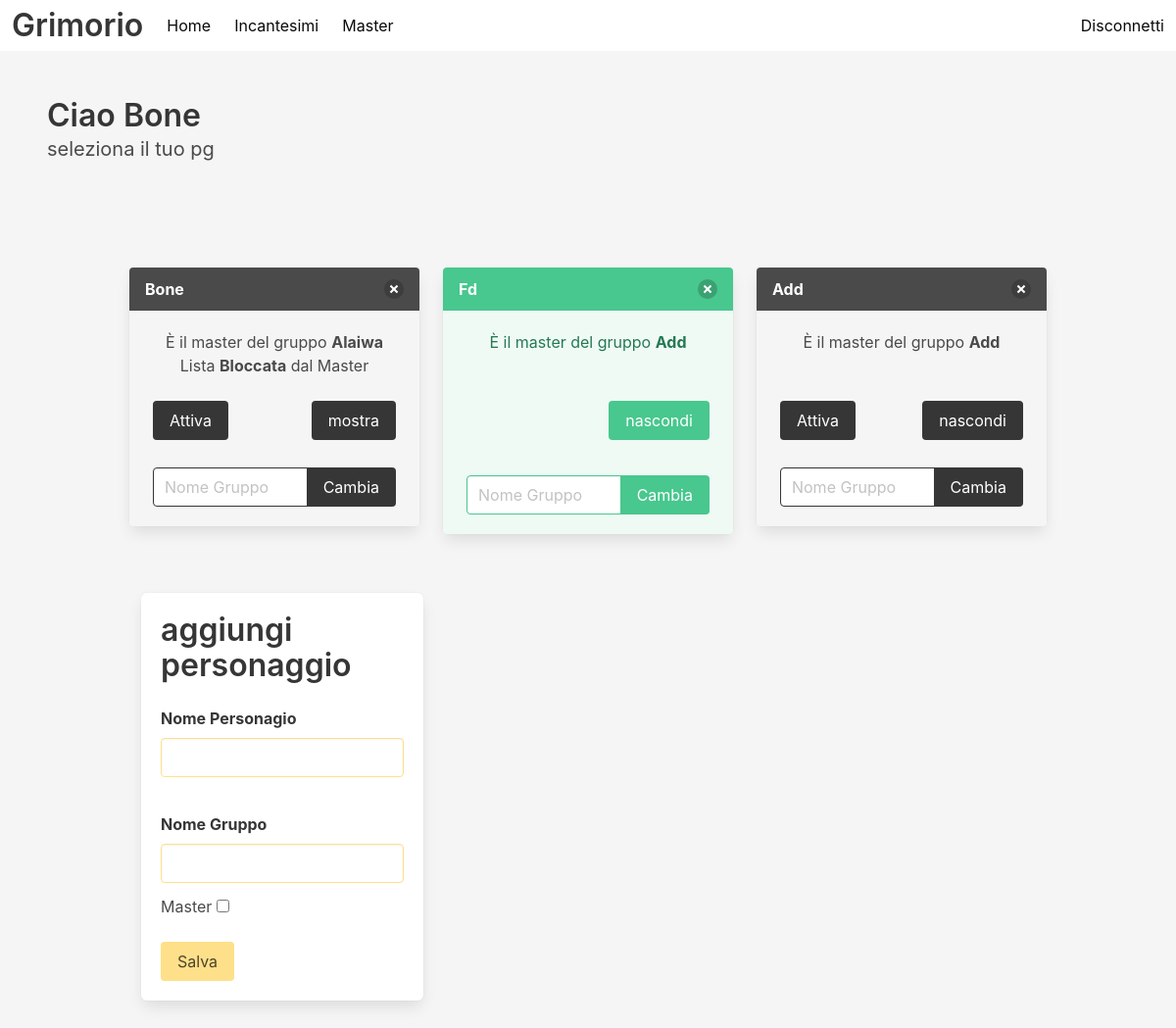
The page /index (signed in) on the database as committed earlier.
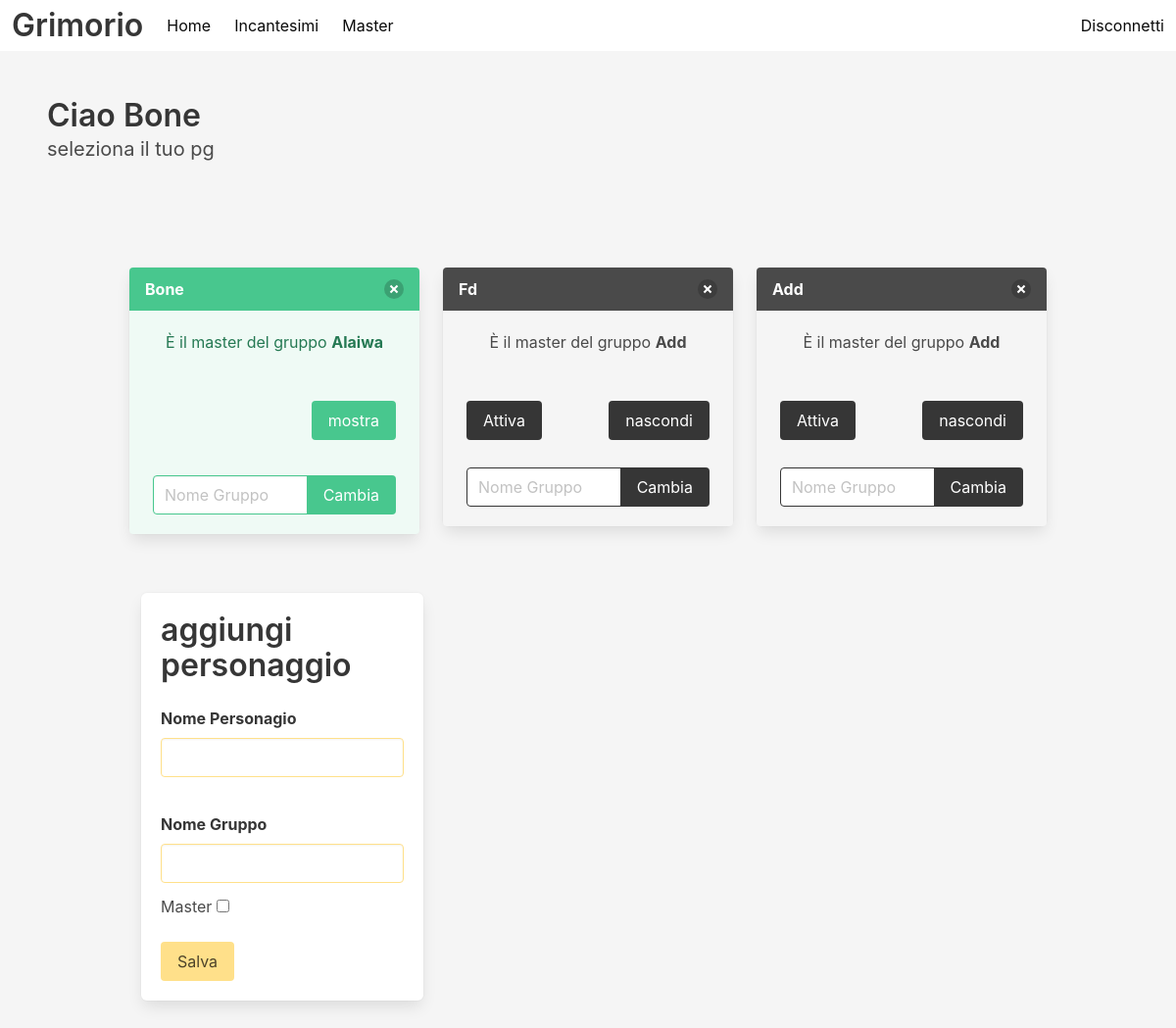
The same page on the database as committed later.
### app/models.py (models this page shows, shortened)
class User(UserMixin, db.Model):
    id: so.Mapped[int] = so.mapped_column(primary_key=True)
    username: so.Mapped[str] = so.mapped_column(sa.String(32), index=True, unique=True)
    password_hash: so.Mapped[Optional[str]] = so.mapped_column(sa.String(256))
    chars: so.WriteOnlyMapped["Character"] = so.relationship(back_populates="players")

class Character(db.Model):
    id: so.Mapped[int] = so.mapped_column(primary_key=True)
    name: so.Mapped[str] = so.mapped_column(sa.String(64), index=True, unique=True)
    group: so.Mapped[Optional[str]] = so.mapped_column(sa.String(64), index=True)
    plane: so.Mapped[Optional[str]] = so.mapped_column(sa.String(64), index=True)
    master: so.Mapped[bool] = so.mapped_column(sa.Boolean, default=False)
    active: so.Mapped[bool] = so.mapped_column(sa.Boolean, default=False)
    editable: so.Mapped[Optional[bool]] = so.mapped_column(sa.Boolean, default=True)
    hidden: so.Mapped[Optional[bool]] = so.mapped_column(sa.Boolean, default=False)
    user_id: so.Mapped[int] = so.mapped_column(sa.ForeignKey(User.id), index=True)
    players: so.Mapped[User] = so.relationship(back_populates="chars")
    spells: so.WriteOnlyMapped["Spell"] = so.relationship(
        back_populates="spell_chars", passive_deletes=True
    )

### app/routes.py (the view, shortened to what this page needs)
@app.route("/")
@app.route("/index", methods=["GET", "POST"])
@login_required
def index():
    form = CharacterCreationForm()
    form2 = GroupChangeForm()
    characters = db.session.scalars(
        sa.select(Character).where(Character.players == current_user)
    )
    active_char_setter()
    return render_template(
        "index.html",
        title="Home",
        characters=characters,
        form=form,
        form2=form2,
    )

### app/forms.py (shortened to what this page needs)
class CharacterCreationForm(FlaskForm):
    name = StringField("Nome Personagio", validators=[DataRequired()])
    group = StringField("Nome Gruppo")
    master = BooleanField("Master")
    submit = SubmitField("Salva")

class GroupChangeForm(FlaskForm):
    group_c = StringField("Nome Gruppo", validators=[DataRequired()])
    submit = SubmitField("Cambia")

### app/models.py (called while the page is built)
@login.user_loader
def load_user(id):
    return db.session.get(User, int(id))

### app/templates/index.html (shortened to what this page needs)
{% extends "base.html" %}
{% block content %}
    <section class="section">
        <h1 class="title">Ciao {{ current_user.username }} </h1>
        <p class="subtitle">seleziona il tuo pg</p>
    </section>
    <div class="section">
        <div class="container">
            <div class="column is-centered">
                <div class="columns is-multiline">
                    {% for character in characters %}
                        <div class="column is-one-third">
                            <div class="box p-0">
                            {% if character.active %}
                                <div class="message is-success">
                            {% else %}
                                <div class="message">
                            {% endif %}
                                    <div class="message-header">
                                        {{ character.name }}
                                        <form action="{{ url_for('delete', id=character.id) }}" method="post">
                                            <button class="delete" aria-label="delete"></button>
                                        </form>
                                    </div>
                                    <div class="message-body has-text-centered">
                                        {% if character.master %}
                                            È il master del gruppo <strong>{{ character.group }}</strong>
                                        {% else %}
                                        Sta viaggiando con il gruppo <strong>{{ character.group }}</strong>
                                        {% endif %}
                                        {% if character.editable %}
                                        <br>
                                            {% else %}
                                        <br> Lista <strong>Bloccata</strong> dal Master
                                        {% endif %}
                                        <br><br>
                                            {% if not character.active %}
                                            <div class="columns is-mobile">
                                                <div class="column is-one-third" style="text-align: left;">
                                                    <form action="{{ url_for('activate', id=character.id) }}" method="post">
                                                        {{ form.submit(value="Attiva", class="button is-dark") }}
                                                    </form>
                                                </div>
                                                <div class ="column is-two-thirds" style="text-align: right;">
                                                    <form action="{{ url_for('hidden_state', id=character.id) }}" method="post">
                                                        {% if character.hidden %}
                                                            {{ form.submit(value="mostra", class="button is-dark") }}
                                                        {% else %}
                                                            {{ form.submit(value="nascondi", class="button is-dark") }}
                                                        {% endif %}
                                                    </form>
                                                </div>
                                            </div>
                                                    <form action="{{ url_for('change_group', id=character.id) }}" method="post" class= "field has-addons mt-4">
                                                        <div class="control">
                                                            {{ form2.group_c(class="input is-dark", placeholder="Nome Gruppo") }}
                                                        </div>
                                                        <div class="control">
                                                            {{ form2.submit(class="button is-dark") }}
                                                        </div>
                                                    </form>
                                            {% else %}
                                            <div class="columns is-mobile">
                                                <div class="column is-one-third">
                                                    <br><br>
                                                </div>
                                                <div class ="column is-two-thirds" style="text-align: right;">
                                                    <form action="{{ url_for('hidden_state', id=character.id) }}" method="post">
                                                        {% if character.hidden %}
                                                            {{ form.submit(value="mostra", class="button is-success") }}
                                                        {% else %}
                                                            {{ form.submit(value="nascondi", class="button is-success") }}
                                                        {% endif %}
                                                    </form>
                                                </div>
                                            </div>
                                                    <form action="{{ url_for('change_group', id=character.id) }}" method="post" class= "field has-addons mt-4">
                                                        <div class="control">
                                                            {{ form2.group_c(class="input is-success", placeholder="Nome Gruppo") }}
                                                        </div>
                                                        <div class="control">
                                                            {{ form2.submit(class="button is-success") }}
                                                        </div>
                                                    </form>
                                            {% endif %}
                                    </div>
                                </div>
                            </div>
                        </div>
                    {% else %}
                        <h3>Nessun personaggio ancora creato</h3>
                    {% endfor %}
                    <br>
                </div>
            </div>
                <br>
            <div class="column is-centered">
                <div class="column is-one-third">
                        <form action="{{ url_for('index') }}" method="post" class="box">
                        <h2 class="title">aggiungi personaggio</h2>
                    <div class="field is-warning">
                        {{ form.name.label(class="label") }}
                        {{ form.name(class="input is-warning") }}
                    </div>
                    <br>
                    <div class="field is-warning">
                        {{ form.group.label(class="label") }}
                        {{ form.group(class="input is-warning") }}
                    </div>
                    <p>
                    {{ form.master.label(class="checkbox") }}
                    {{ form.master }}
                    </p>
                            <br>
                    <p>{{ form.submit(class="button is-warning") }}</p>
                </div>
                </div>
        </div>
    </div>
{% endblock %}

### app/templates/base.html (shortened to what this page needs)
<!DOCTYPE html>
<html class="has-background-light">
    <head>
        <link rel="stylesheet" type="text/css" href="{{ url_for('static', filename='styles.css') }}">
    </head>
    <body>
        <nav class="navbar has-shadow is-white" role="navigation" aria-label="main navigation">
            <div class="navbar-brand">
                <div class="navbar-item">
                    <p class= "title">Grimorio</p>
                </div>
            </div>
            <div id="MenuBasic" class ="navbar-menu">
                {% if current_user.is_anonymous %}
                    <div class = "navbar-start">
                        <a class="navbar-item" href="{{ url_for('login') }}">Accedi</a>
                    </div>
                {% else %}
                    <div class="navbar-start">
                        <a class="navbar-item" href="{{ url_for('index') }}">Home</a>
                        <a class="navbar-item" href="{{ url_for('incantesimi', char_name = session.active_char.name) }}">Incantesimi</a>
                    {% if session.active_char.master == True %}
                        <a class="navbar-item" href="{{ url_for('master', group_name = session.active_char.group) }}">Master</a>
                    {% endif %}
                    </div>
                <div class="navbar-end">
                    <a class="navbar-item" href="{{ url_for('logout') }}">Disconnetti</a>
                </div>
                {% endif %}
            </div>
        </nav>
            {% block content %}{% endblock %}
    </body>
</html>

### app/static/styles.css (style rules this page uses)
:root { --verde: #46b29e; --rosso: #c15757; }

Rows that differ between the two databases and show on the page:
changed Character "Bone": active False → True (drawn); editable empty → True (drawn); submit "Attiva" → "mostra"; submit "mostra" → "Cambia"; submit "Cambia" → (not shown)
changed Character "Fd": active True → False (drawn); submit (not shown) → "Cambia"; submit "nascondi" → "Attiva"; submit "Cambia" → "nascondi"
